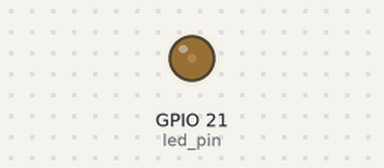
A program run on a simulated Raspberry Pi (BCM pin numbers). Shown: output pins drawn as LEDs (lit = HIGH). At 2.0 s the program stops and its outputs stay as they are.

Above: at 0.15 s.
At 1.05 s:
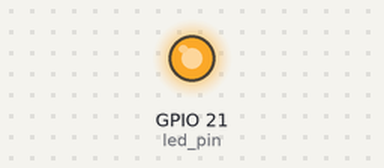
At 1.65 s:
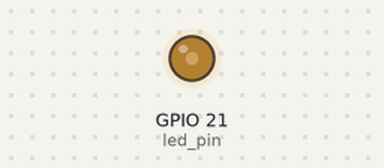
Timing chart, 0 to 3.5 s (numbered marks = the images above):
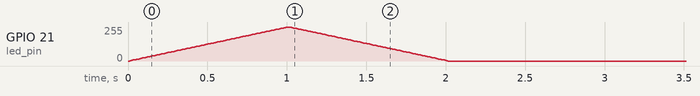

The program:

LED_brightness.py
```python
# Import standard python modules
import time
import sys

# Import RPi.GPIO library
try:
	import RPi.GPIO as GPIO
except RuntimeError:
	print("Error importing RPi.GPIO!  This is probably because you need superuser privileges.  You can achieve this by using 'sudo' to run your script")

# Define Function "main", way to manage errors
def main():
	# var GPIO pin to show output
	led_pin = 21

	# Set GPIO pin mode
	GPIO.setmode(GPIO.BCM)
	# Set GPIO pin direction and initial in Off
	GPIO.setup(led_pin, GPIO.OUT, initial=GPIO.LOW)   # Declaring pin 21 as output pin

	# Setup PWM instance to led_pin with 100 Hz
	pwm = GPIO.PWM(led_pin, 60)

	# start PWM at 0% duty cycle
	pwm.start(0)

	# Change duty cicle 0 to 100
	for x in range(101):
		pwm.ChangeDutyCycle(x)
		time.sleep(0.01)

	# change duty cicle 100 to 0
	for x in range(100,0,-1):
		pwm.ChangeDutyCycle(x)
		time.sleep(0.01)

	# Stop PWM
	pwm.stop()

	# Clean
	GPIO.cleanup()

if __name__ == "__main__":
	try:
		main()
	except:
		print("{} line {}".format(sys.exc_info()[0], sys.exc_info()[-1].tb_lineno))
		GPIO.cleanup()
```

Measured:
- by itself, GPIO 21 (led_pin): rises from 0/255 to 255/255 in 0.99 s, then falls to 0/255 in 1.0 s
